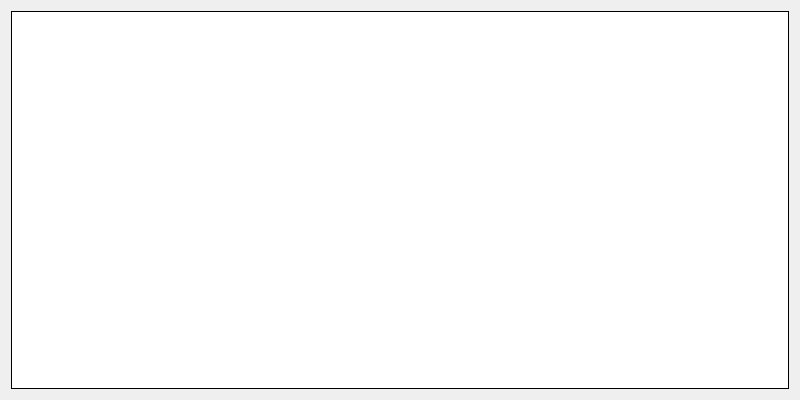
<?xml version="1.0" encoding="UTF-8"?>
<ui version="4.0">
 <class>inv_selecter</class>
 <widget class="QDialog" name="inv_selecter">
  <property name="geometry">
   <rect>
    <x>0</x>
    <y>0</y>
    <width>800</width>
    <height>400</height>
   </rect>
  </property>
  <property name="windowTitle">
   <string>Dialog</string>
  </property>
  <layout class="QVBoxLayout" name="verticalLayout">
   <item>
    <widget class="QTableView" name="results">
     <property name="frameShape">
      <enum>QFrame::Box</enum>
     </property>
     <property name="frameShadow">
      <enum>QFrame::Plain</enum>
     </property>
     <property name="editTriggers">
      <set>QAbstractItemView::NoEditTriggers</set>
     </property>
     <property name="selectionMode">
      <enum>QAbstractItemView::SingleSelection</enum>
     </property>
     <property name="selectionBehavior">
      <enum>QAbstractItemView::SelectRows</enum>
     </property>
    </widget>
   </item>
  </layout>
 </widget>
 <resources/>
 <connections/>
</ui>
